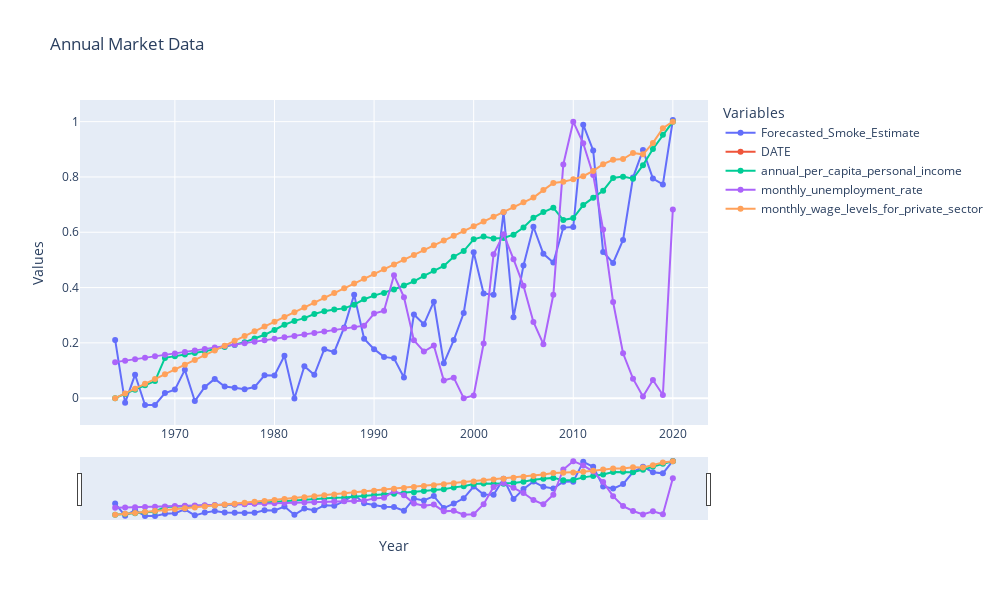

Notebook cell for this chart:
### Code cell
# Create the figure
fig = go.Figure()

# Add a trace for each column
for column in annual_df.columns:
    if column != 'Year':
        fig.add_trace(go.Scatter(
            x=annual_df['Year'],
            y=annual_df[column],
            mode='lines+markers',
            name=column
        ))

# Update the layout
fig.update_layout(
    title='Annual Market Data',
    xaxis_title='Year',
    yaxis_title='Values',
    height=600,
    width=1000,
    legend_title='Variables',
    hovermode='x unified'
)

# Add range slider and selector
fig.update_xaxes(
    rangeslider_visible=True,
    rangeselector=dict(
        buttons=list([
            dict(count=10, label="10y", step="year", stepmode="backward"),
            dict(count=20, label="20y", step="year", stepmode="backward"),
            dict(count=50, label="50y", step="year", stepmode="backward"),
            dict(step="all")
        ])
    )
)

# Show the plot
fig.show()
